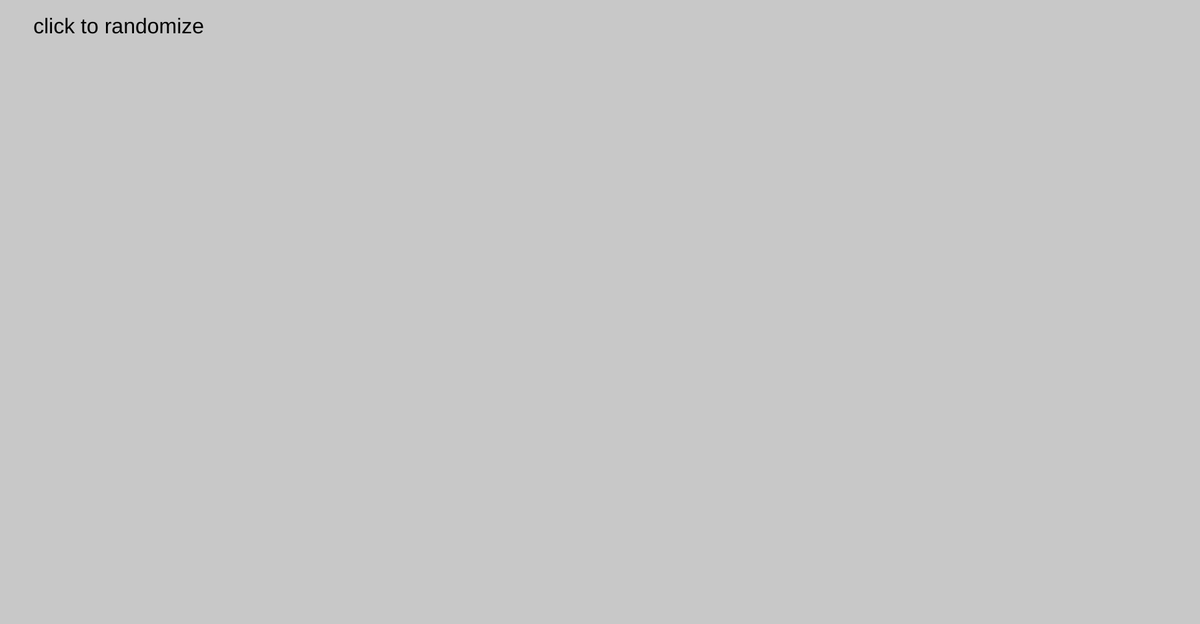
Frame 1 (no input)
Frame 60 (no input): identical to frame 1, image omitted
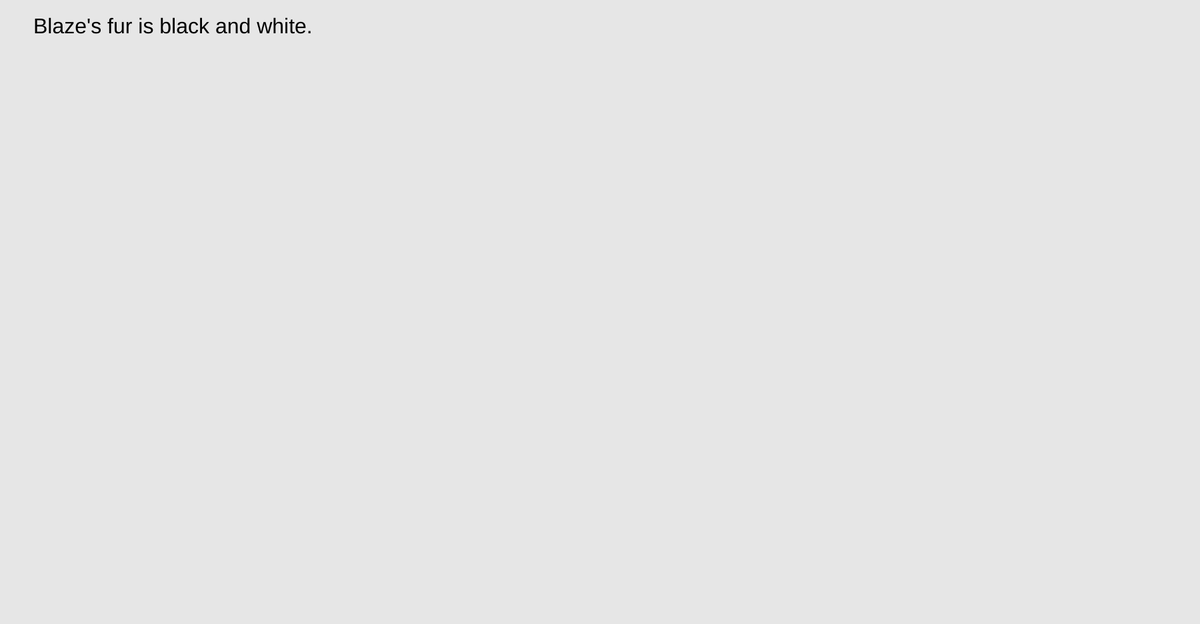
Frame 120 (the mouse pressed at the canvas centre since frame 60)

The p5.js sketch that drew these frames (run headless with seeded random() and noise() and a simulated clock; from frame 60 on, the mouse is pressed at the canvas centre):

// p5.js sketch
// ── sketch.js
let dogs = [{name: "Blaze", color: "black and white"},
 {name: "Izzy", color: "black and brown"}, {name: "Cinderella",
  color: "black and brown"}, {name: "Buttercup", color: "tan"},
   {name: "Grizzly", color: "black"}];

let randomIndex;
let animating = false;

function setup() {
    createCanvas(1800, 937);
    background(200);
    textSize(32);

    text("click to randomize", 50, 50);
}

function draw() {

    if(animating == true){
        ellipse(random(width), random(height), random(50, 200));

    }
}

function randomizer(){
    animating = false;

    if (dogs[0]){ 
    // this displays random name and splices it out of array
        background(random(200, 255));
        randomIndex = int(random(dogs.length));
        // text(dogs[randomIndex].name + "'s fur is " +
        // dogs[randomIndex].color, 50, 50);
        text(`${dogs[randomIndex].name}'s fur is ${dogs[randomIndex].color}.`, 50, 50);
        dogs.splice(randomIndex, 1);
    } else {
        background(random(200, 255));
        text("nothing left!", 50, 50);

}
}

function mousePressed() {
    animating = true;
        setTimeout(randomizer, 1000);

}
